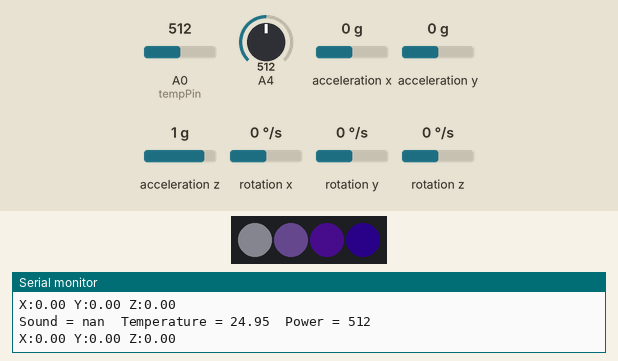
Recording of a sketch running on a simulated Arduino Uno, built with avr-gcc and run on an emulated ATmega328P. Parts: 4 RGB LEDs in strip order, left to right, the last lines printed to the serial monitor. The test bench sets the inputs (shaded band); at power-on: rotation z 0 °/s, acceleration x 0 g, A0 (tempPin) = 512, A4 = 512, acceleration y 0 g, acceleration z 1 g, rotation x 0 °/s, rotation y 0 °/s. Dim RGB values are drawn brighter than linear; random numbers use the default seed unless the sketch sets one.

Above: at 2.0 s.
2.1 s: rotation z set to 192 °/s
At 3.7 s:
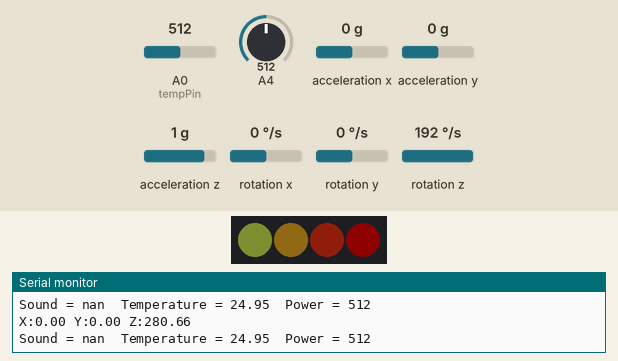
5.1 s: acceleration x set to -1.4 g
At 6.73 s:
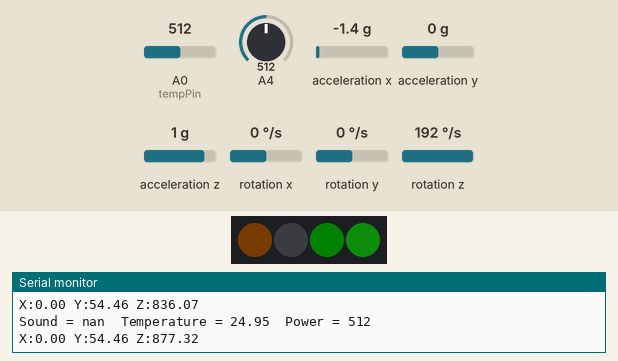
8.1 s: A0 (tempPin) set to 105
11.1 s: A0 (tempPin) set to 91
At 14.03 s:
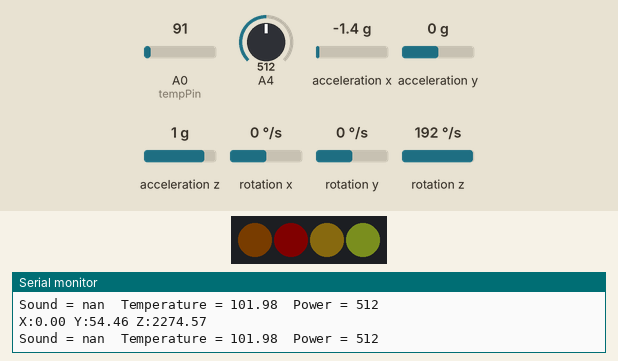
14.1 s: A4 set to 30
At 15.85 s:
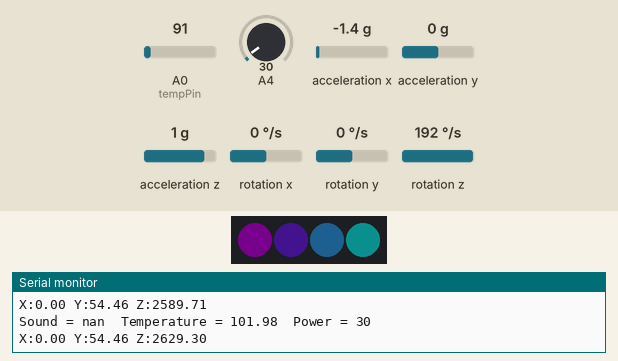
17.1 s: acceleration y set to -1.4 g
At 19.19 s:
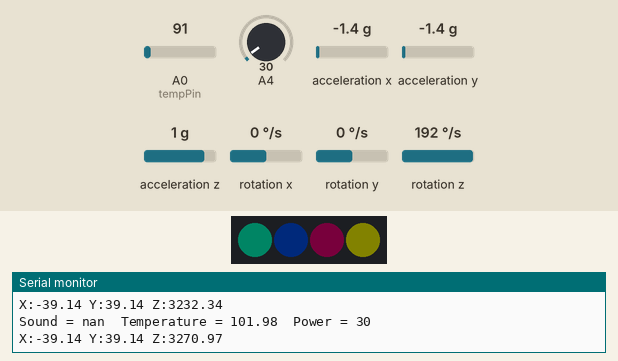
Timing chart, 0 to 23.2 s (numbered marks = the images above; inputs shaded):
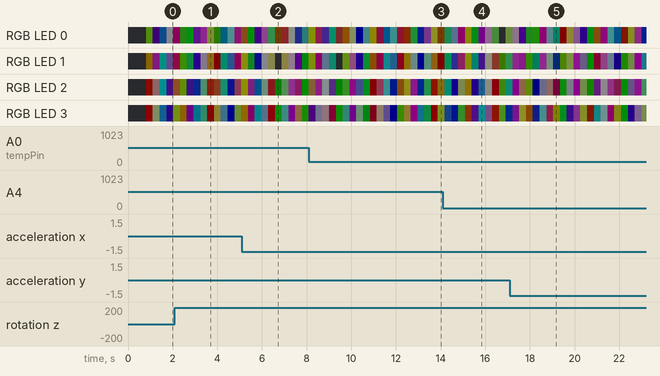

The sketch:

AurigaMultipleTests.ino
```cpp
/**
 * @file    AurigaMultipleTests.ino
 * @author  Nicolas Bourré
 * @version V1.0.0
 * @date    2020/04/01
 * @brief   Description: this file is sample code for RGB LED, gyro, temperature.
 *
 */

#include <MeAuriga.h>
#include <Wire.h>

#define ALLLEDS        0

#ifdef MeAuriga_H

// Auriga on-board light ring has 12 LEDs
#define LEDNUM  12

// on-board LED ring, at PORT0 (onboard)
MeRGBLed led( 0, LEDNUM );

#else

#define LEDNUM  14

// external device
MeRGBLed led( PORT_3 );

#endif

MeSoundSensor mySound(PORT_6);
MeGyro gyro(0, 0x69);

unsigned long gyroPrintPrevious  = 0;
unsigned int gyroPrintDelay = 200;

const int tempPin = A0;
int tempSensorValue = 0;
float tempOutput = 0;

float j, f, k;
int serial_refresh_rate = 200;
int serial_acc = 0;
int dt = 0;
int ct = millis();
int pt = 0;

void setup()
{
#ifdef MeAuriga_H
    // LED Ring controller is on Auriga D44/PWM
    led.setpin( 44 );
#endif
  Serial.begin(115200);

  gyro.begin();

  ct = millis();
  pt = 0;
}

void loop()
{
  // Board timing
  ct = millis();
  dt = ct - pt;
  pt = ct;

  led_loop_task();
  //measure_sound();

  gyro_task();
  temp_task();
  show_text();
}

int sound_cnt = 0;
float sound_avg = 0;
short sound_rst = 1;

void measure_sound() {
  if (sound_rst != 0) {
    sound_cnt = 0;
    sound_avg = 0.0;

    sound_rst = 0;
  }

  sound_cnt++;

  sound_avg += mySound.strength();
}

int gyro_acc = 0;
int gyro_int = 10;

void gyro_task() {
  gyro_acc += dt;

  if (gyro_acc < gyro_int) return;

  gyro_acc = 0;

  gyro.update();

  if (ct - gyroPrintPrevious > gyroPrintDelay) {
    gyroPrintPrevious = ct;

    Serial.print("X:");
    Serial.print(gyro.getAngleX() );
    Serial.print(" Y:");
    Serial.print(gyro.getAngleY() );
    Serial.print(" Z:");
    Serial.println(gyro.getAngleZ() );

  }
}


void show_text() {
  serial_acc += dt;

  if (serial_acc < serial_refresh_rate) return;

  serial_acc = serial_acc % serial_refresh_rate;

  // Resetting sound values
  sound_avg /= sound_cnt;
  sound_rst = 1;


  Serial.print("Sound = ");
  Serial.print(sound_avg);

  Serial.print("\tTemperature = ");
  Serial.print(tempOutput);

  Serial.print("\tPower = ");
  Serial.print(analogRead(A4));

  Serial.println();
}

void led_loop_task()
{
  for (uint8_t t = 0; t < LEDNUM; t++ )
  {
    uint8_t red	= 8 * (1 + sin(t / 2.0 + j / 4.0) );
    uint8_t green = 8 * (1 + sin(t / 1.0 + f / 9.0 + 2.1) );
    uint8_t blue = 8 * (1 + sin(t / 3.0 + k / 14.0 + 4.2) );
    led.setColorAt( t, red, green, blue );
  }
  led.show();

  j += random(1, 6) / 6.0;
  f += random(1, 6) / 6.0;
  k += random(1, 6) / 6.0;
}

/**
Temperature values
Src : https://github.com/search?q=TERMISTORNOMINAL+auriga&type=code
*/

const int16_t TEMPERATURENOMINAL     = 25;    //Nominl temperature depicted on the datasheet
const int16_t SERIESRESISTOR         = 10000; // Value of the series resistor
const int16_t BCOEFFICIENT           = 3380;  // Beta value for our thermistor(3350-3399)
const int16_t TERMISTORNOMINAL       = 10000; // Nominal temperature value for the thermistor

float calculate_temp(int16_t In_temp)
{
  float media;
  float temperatura;
  media = (float)In_temp;
  // Convert the thermal stress value to resistance
  media = 1023.0 / media - 1;
  media = SERIESRESISTOR / media;
  //Calculate temperature using the Beta Factor equation

  temperatura = media / TERMISTORNOMINAL;              // (R/Ro)
  temperatura = log(temperatura); // ln(R/Ro)
  temperatura /= BCOEFFICIENT;                         // 1/B * ln(R/Ro)
  temperatura += 1.0 / (TEMPERATURENOMINAL + 273.15);  // + (1/To)
  temperatura = 1.0 / temperatura;                     // Invert the value
  temperatura -= 273.15;                               // Convert it to Celsius
  return temperatura;
}


float temp_task() {
    tempSensorValue = analogRead(tempPin);
    tempOutput = calculate_temp(tempSensorValue);
}
```

Measured:
- the behaviour switches between 96 and 95 on A0 (tempPin) (found by bisection; images 2 and 3)
